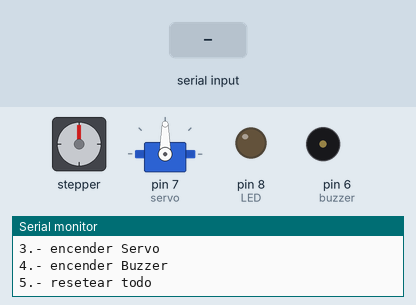
Bench run of a sketch on a simulated Arduino Uno, built with avr-gcc and run on an emulated ATmega328P. On the bench: stepper motor, servo, output pins drawn as LEDs (lit = HIGH), buzzer (waves = sounding), the last lines printed to the serial monitor. Wiring (inferred from the names in the program): stepper motor (2048 steps per turn assumed): coils pin 12, pin 11, pin 10, pin 9. The test bench sets the inputs (shaded band). Pins used as bus, display or sensor lines are not drawn.

Above: at 1.2 s.
1.3 s: "1" received over Serial
At 1.76 s:
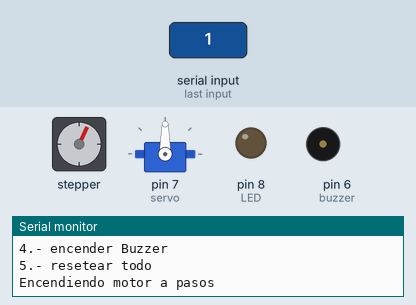
4.3 s: "2" received over Serial
At 4.47 s:
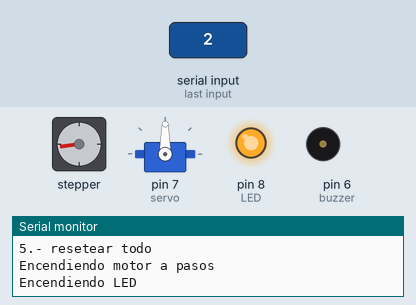
7.3 s: "3" received over Serial
At 7.49 s:
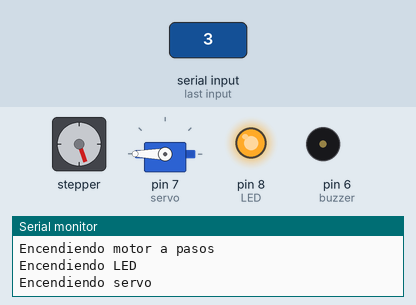
10.3 s: "4" received over Serial
At 10.5 s:
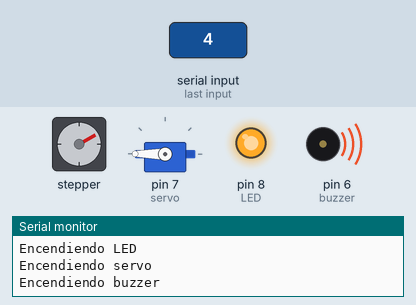
13.3 s: "5" received over Serial
At 14.0 s:
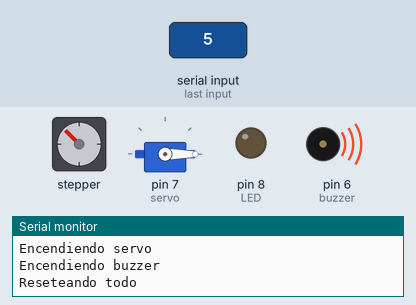
14.8 s: "1" received over Serial
At 15.25 s:
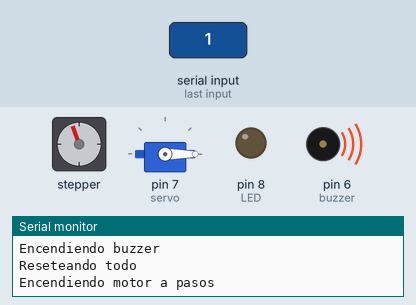
Timing chart, 0 to 21.7 s (numbered marks = the images above; inputs shaded):
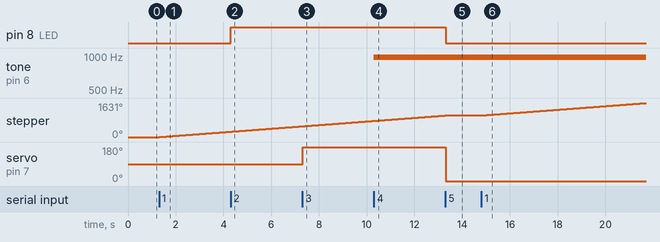

The sketch:

Switch.ino
```cpp
#include <Servo.h>

#define STEPPER_1 12
#define STEPPER_2 11
#define STEPPER_3 10
#define STEPPER_4 9
#define LED 8
#define servo 7
#define buzzer 6

Servo serv;

int stepn = 0;
bool stepOn = false;

char option = ' ';

void setup() {

  Serial.begin(9600);

  serv.attach(servo);

  pinMode(STEPPER_1, OUTPUT);
  pinMode(STEPPER_2, OUTPUT);
  pinMode(STEPPER_3, OUTPUT);
  pinMode(STEPPER_4, OUTPUT);
  pinMode(LED, OUTPUT);
  pinMode(buzzer, 9);


  Serial.println("Seleccione una opcion");
  Serial.println("1.- encender motor a pasos");
  Serial.println("2.- encender LED");
  Serial.println("3.- encender Servo");
  Serial.println("4.- encender Buzzer");
  Serial.println("5.- resetear todo\n");


}

void loop() {

  if(Serial.available() > 0)
    option = Serial.read();


  switch(option){

    case '1':
      stepOn = true;
      Serial.println("Encendiendo motor a pasos\n");
      break;

    case '2':
      digitalWrite(LED, HIGH);
      Serial.println("Encendiendo LED\n");
      break;

    case '3':
      serv.write(180);
      Serial.println("Encendiendo servo\n");
      break;

    case '4':
      analogWrite(buzzer, 170);
      Serial.println("Encendiendo buzzer\n");
      break;

    case '5':
      Serial.println("Reseteando todo\n");
      reset();

    case ' ':
      break;

    default:
      Serial.println("Por favor seleccione una opcion valida\n");

  }

  option = ' ';

  step_(stepOn);
  delay(2);

}


void step_(bool stepOn){

  if (stepOn){
    switch(stepn){

      case 0:
        digitalWrite(STEPPER_1, HIGH);
        digitalWrite(STEPPER_2, LOW);
        digitalWrite(STEPPER_3, LOW);
        digitalWrite(STEPPER_4, LOW);
        break;

      case 1:
        digitalWrite(STEPPER_1, LOW);
        digitalWrite(STEPPER_2, HIGH);
        digitalWrite(STEPPER_3, LOW);
        digitalWrite(STEPPER_4, LOW);
        break;

      case 2:
        digitalWrite(STEPPER_1, LOW);
        digitalWrite(STEPPER_2, LOW);
        digitalWrite(STEPPER_3, HIGH);
        digitalWrite(STEPPER_4, LOW);
        break;

      case 3:
        digitalWrite(STEPPER_1, LOW);
        digitalWrite(STEPPER_2, LOW);
        digitalWrite(STEPPER_3, LOW);
        digitalWrite(STEPPER_4, HIGH);
        break;
    }


    stepn++;

    if(stepn > 3)
      stepn = 0;

  }
}

void reset(){

  digitalWrite(LED, LOW);
  analogWrite(buzzer, 0);
  stepOn = false;
  serv.write(0);

}
```

Measured:
- after the input at 1.3 s, stepper: keeps turning clockwise at about 87°/s, starting at once
- after the input at 4.3 s, pin 8 (LED): LOW → HIGH at once
- after the input at 7.3 s, servo on pin 7 (servo): 90° → 180° at once
- after the input at 10.3 s, tone on pin 6 (buzzer): silent → 977 Hz at once
- after the input at 13.3 s, pin 8 (LED): HIGH → LOW at once; stepper: stops changing and stays 1035°; servo on pin 7 (servo): 180° → 0° at once
- after the input at 14.8 s, stepper: keeps turning clockwise at about 86°/s, starting at once
